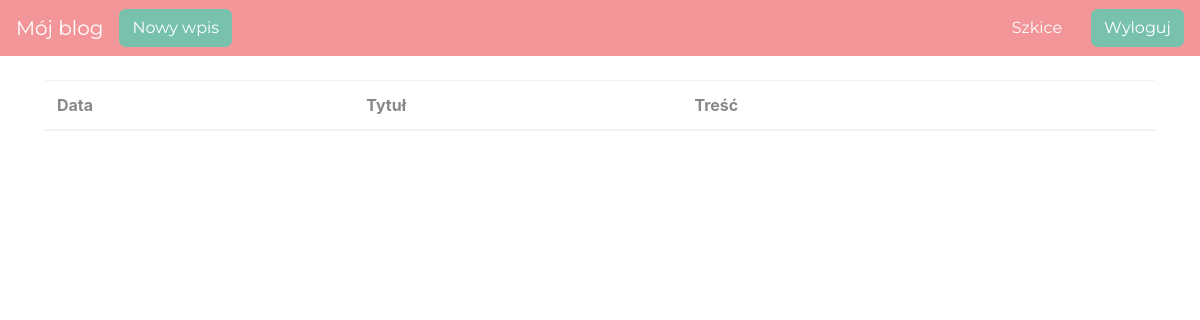
Before: /drafts/ (signed in) with the older database file.
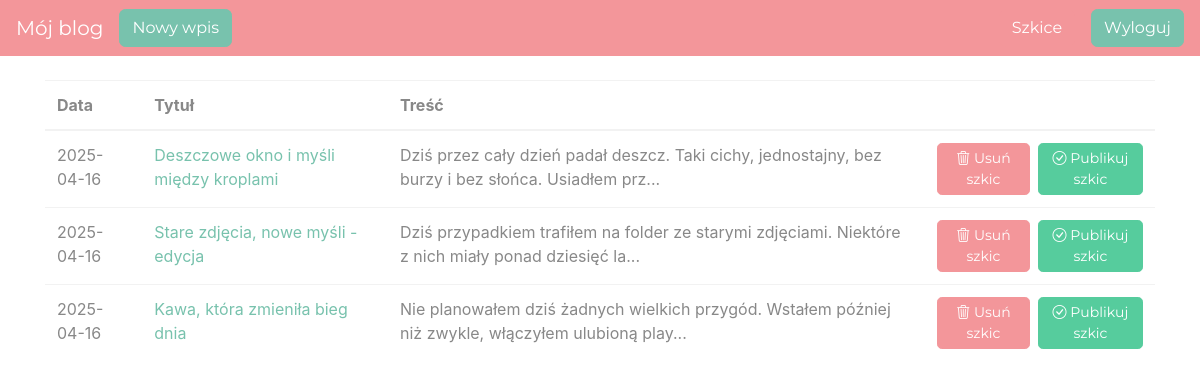
After: the same page with the newer database file.
### blog/models.py (models this page shows)
class Entry(db.Model):
    id = db.Column(db.Integer, primary_key=True)
    title = db.Column(db.String(80), nullable=False)
    body = db.Column(db.Text, nullable=False)
    pub_date = db.Column(db.DateTime, nullable=False,
                         default=datetime.datetime.utcnow)
    is_published = db.Column(db.Boolean, default=False)

### blog/routes.py (the view)
@app.route('/drafts/', methods=['GET'])
@login_required
def list_drafts():
    drafts = Entry.query.filter_by(is_published=False).order_by(Entry.pub_date.desc())
    delete_forms = {entry.id: DeleteForm() for entry in drafts}
    return render_template("drafts.html", drafts=drafts, delete_forms=delete_forms)

### blog/routes.py (called while the page is built)
def login_required(view_func):
    @functools.wraps(view_func)
    def check_permissions(*args, **kwargs):
        if session.get('logged_in'):
            return view_func(*args, **kwargs)
        return redirect(url_for('login', next=request.path))
    return check_permissions

### blog/templates/drafts.html (shortened to what this page needs)
{% extends "base.html" %}
{% block content %}
<table class="table">
   <thead>
     <tr>
       <th scope="col">Data</th>
       <th scope="col">Tytuł</th>
       <th scope="col">Treść</th>
       <th scope="col"></th>
     </tr>
   </thead>
   <tbody>
       {% for post in drafts %}
     <tr>
       <td>
           {{ post.pub_date.strftime('%Y-%m-%d') }}
       </td>
       <td>
           <a href="{{ url_for('edit_entry', entry_id=post.id) }}">
               {{ post.title }}
           </a>
       </td>
       <td>{{ post.body|truncate(100, true) }}</td>
        <td class="text-right">
            <div class="d-flex justify-content-end">
                <button type="button" class="btn btn-secondary btn-sm" data-bs-toggle="modal" data-bs-target="#deleteModal-{{ post.id }}">
                <i class="bi bi-trash3"></i>
                Usuń szkic
                </button>
            <form action="{{ url_for('publish_entry', entry_id=post.id) }}" method="POST" style="display:inline;">
               <button type="submit" class="btn btn-success btn-sm ml-2">
                   <i class="bi bi-check-circle"></i>
                   Publikuj szkic
               </button>
           </form>
            </div>
        </td>
     </tr>
     {% endfor %}
   </tbody>
 </table>
{% endblock %}

Changed rows visible on the page:
now on this page (row edited): Entry: pub_date "2025-04-16", title "Deszczowe okno i myśli między kroplami", body "Dziś przez cały dzień padał deszcz. Taki cichy, jednostajny, bez burzy i bez słońca. Usiadłem prz..."
now on this page (row edited): Entry: pub_date "2025-04-16", title "Stare zdjęcia, nowe myśli - edycja", body "Dziś przypadkiem trafiłem na folder ze starymi zdjęciami. Niektóre z nich miały ponad dziesięć la..."
now on this page (row edited): Entry: pub_date "2025-04-16", title "Kawa, która zmieniła bieg dnia", body "Nie planowałem dziś żadnych wielkich przygód. Wstałem później niż zwykle, włączyłem ulubioną play..."
